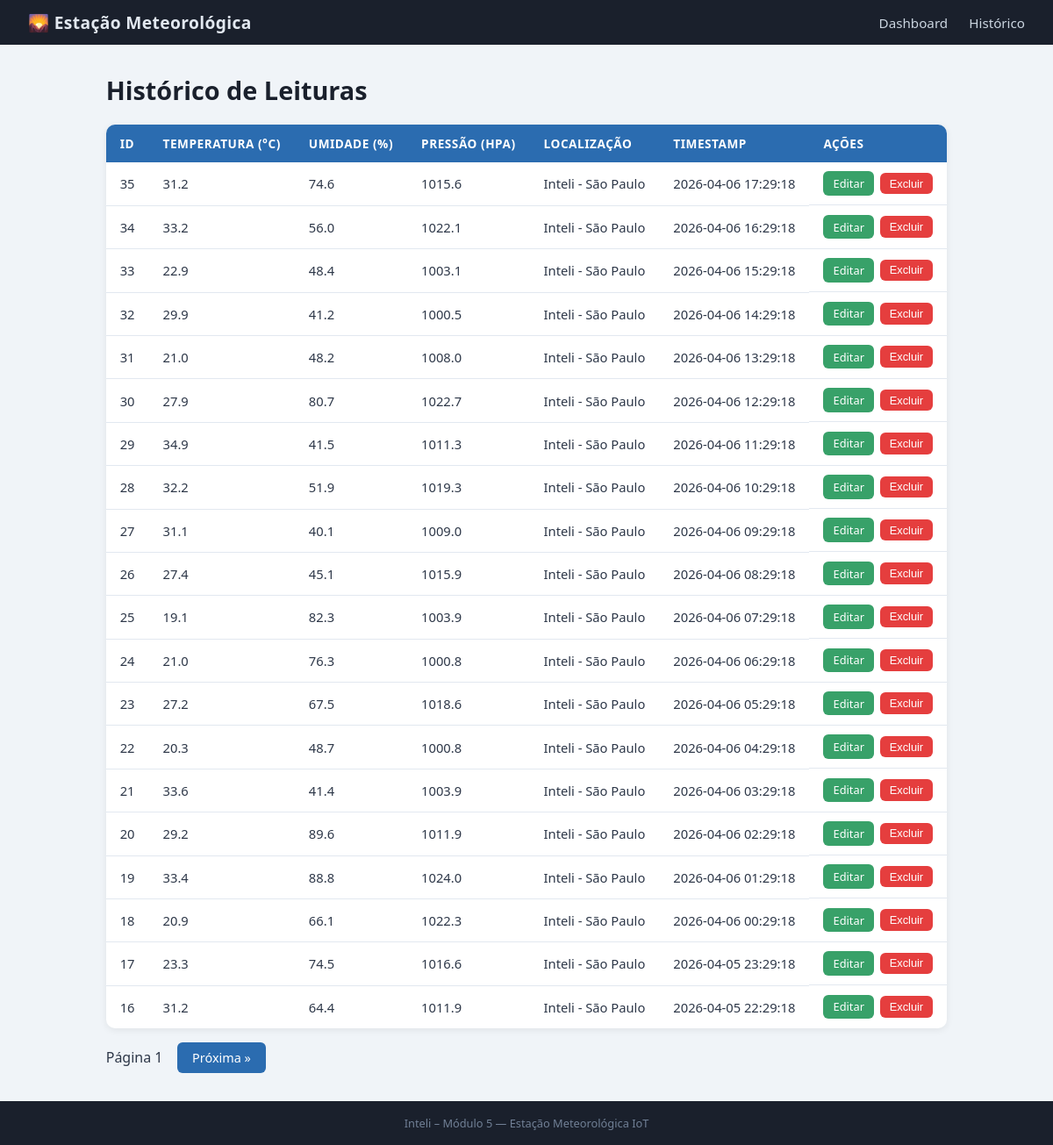
The app's page /historico, older data.
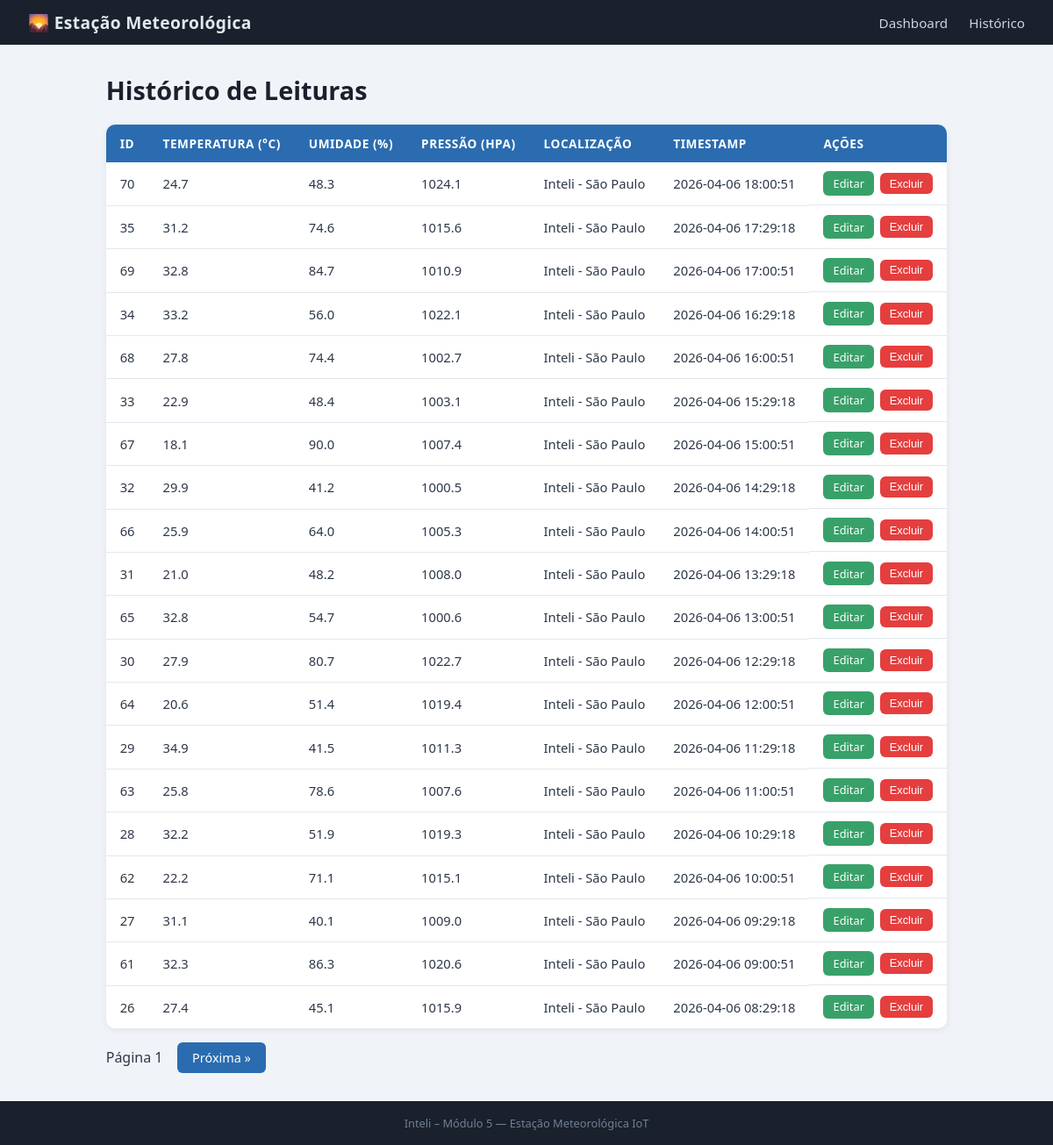
The same page, newer data.
### tables this page shows
CREATE TABLE leituras (
        id          INTEGER PRIMARY KEY AUTOINCREMENT,
        temperatura REAL    NOT NULL,
        umidade     REAL    NOT NULL,
        pressao     REAL,
        localizacao TEXT    DEFAULT 'Inteli - São Paulo',
        timestamp   DATETIME DEFAULT (datetime('now','localtime'))
    );

### app.py (the view)
@app.route("/historico")
def historico():
    page = int(request.args.get("page", 1))
    per_page = 20
    offset = (page - 1) * per_page
    leituras = database.listar_leituras(limit=per_page, offset=offset)
    return render_template("historico.html", leituras=leituras, page=page)

### database.py (called while the page is built)
def get_connection():
    conn = sqlite3.connect(DB_PATH)
    conn.row_factory = sqlite3.Row
    conn.execute("PRAGMA journal_mode=WAL")
    return conn

def listar_leituras(limit=100, offset=0):
    conn = get_connection()
    rows = conn.execute(
        "SELECT * FROM leituras ORDER BY timestamp DESC LIMIT ? OFFSET ?",
        (limit, offset),
    ).fetchall()
    conn.close()
    return [dict(r) for r in rows]

### templates/historico.html (shortened to what this page needs)
{% extends "base.html" %}
{% block content %}
<h1>Histórico de Leituras</h1>
<table class="tabela">
  <thead>
    <tr>
      <th>ID</th>
      <th>Temperatura (°C)</th>
      <th>Umidade (%)</th>
      <th>Pressão (hPa)</th>
      <th>Localização</th>
      <th>Timestamp</th>
      <th>Ações</th>
    </tr>
  </thead>
  <tbody>
    {% for l in leituras %}
    <tr>
      <td>{{ l.id }}</td>
      <td>{{ l.temperatura }}</td>
      <td>{{ l.umidade }}</td>
      <td>{{ l.pressao or "—" }}</td>
      <td>{{ l.localizacao }}</td>
      <td>{{ l.timestamp }}</td>
      <td class="actions">
        <a class="btn btn-sm btn-edit" href="{{ url_for('editar', leitura_id=l.id) }}">Editar</a>
        <form method="POST" action="{{ url_for('deletar_view', leitura_id=l.id) }}"
              onsubmit="return confirm('Deseja excluir a leitura #{{ l.id }}?')">
          <button type="submit" class="btn btn-sm btn-delete">Excluir</button>
        </form>
      </td>
    </tr>
    {% else %}
    <tr><td colspan="7" class="empty">Nenhuma leitura encontrada.</td></tr>
    {% endfor %}
  </tbody>
</table>
<div class="pagination">
  <span>Página {{ page }}</span>
  {% if leituras | length == 20 %}
  <a class="btn" href="{{ url_for('historico', page=page+1) }}">Próxima &raquo;</a>
  {% endif %}
</div>
{% endblock %}

Row changes from the older to the newer data that the page shows:
no longer on this page (row unchanged): leituras: id "25", temperatura "19.1", umidade "82.3", pressao "1003.9", localizacao "Inteli - São Paulo", timestamp "2026-04-06 07:29:18"
no longer on this page (row unchanged): leituras: id "24", temperatura "21.0", umidade "76.3", pressao "1000.8", localizacao "Inteli - São Paulo", timestamp "2026-04-06 06:29:18"
no longer on this page (row unchanged): leituras: id "23", temperatura "27.2", umidade "67.5", pressao "1018.6", localizacao "Inteli - São Paulo", timestamp "2026-04-06 05:29:18"
no longer on this page (row unchanged): leituras: id "22", temperatura "20.3", umidade "48.7", pressao "1000.8", localizacao "Inteli - São Paulo", timestamp "2026-04-06 04:29:18"
no longer on this page (row unchanged): leituras: id "21", temperatura "33.6", umidade "41.4", pressao "1003.9", localizacao "Inteli - São Paulo", timestamp "2026-04-06 03:29:18"
no longer on this page (row unchanged): leituras: id "20", temperatura "29.2", umidade "89.6", pressao "1011.9", localizacao "Inteli - São Paulo", timestamp "2026-04-06 02:29:18"
no longer on this page (row unchanged): leituras: id "19", temperatura "33.4", umidade "88.8", pressao "1024.0", localizacao "Inteli - São Paulo", timestamp "2026-04-06 01:29:18"
no longer on this page (row unchanged): leituras: id "18", temperatura "20.9", umidade "66.1", pressao "1022.3", localizacao "Inteli - São Paulo", timestamp "2026-04-06 00:29:18"
no longer on this page (row unchanged): leituras: id "17", temperatura "23.3", umidade "74.5", pressao "1016.6", localizacao "Inteli - São Paulo", timestamp "2026-04-05 23:29:18"
no longer on this page (row unchanged): leituras: id "16", temperatura "31.2", umidade "64.4", pressao "1011.9", localizacao "Inteli - São Paulo", timestamp "2026-04-05 22:29:18"
added leituras: id "70", temperatura "24.7", umidade "48.3", pressao "1024.1", localizacao "Inteli - São Paulo", timestamp "2026-04-06 18:00:51"
added leituras: id "69", temperatura "32.8", umidade "84.7", pressao "1010.9", localizacao "Inteli - São Paulo", timestamp "2026-04-06 17:00:51"
added leituras: id "68", temperatura "27.8", umidade "74.4", pressao "1002.7", localizacao "Inteli - São Paulo", timestamp "2026-04-06 16:00:51"
added leituras: id "67", temperatura "18.1", umidade "90.0", pressao "1007.4", localizacao "Inteli - São Paulo", timestamp "2026-04-06 15:00:51"
added leituras: id "66", temperatura "25.9", umidade "64.0", pressao "1005.3", localizacao "Inteli - São Paulo", timestamp "2026-04-06 14:00:51"
added leituras: id "65", temperatura "32.8", umidade "54.7", pressao "1000.6", localizacao "Inteli - São Paulo", timestamp "2026-04-06 13:00:51"
added leituras: id "64", temperatura "20.6", umidade "51.4", pressao "1019.4", localizacao "Inteli - São Paulo", timestamp "2026-04-06 12:00:51"
added leituras: id "63", temperatura "25.8", umidade "78.6", pressao "1007.6", localizacao "Inteli - São Paulo", timestamp "2026-04-06 11:00:51"
added leituras: id "62", temperatura "22.2", umidade "71.1", pressao "1015.1", localizacao "Inteli - São Paulo", timestamp "2026-04-06 10:00:51"
added leituras: id "61", temperatura "32.3", umidade "86.3", pressao "1020.6", localizacao "Inteli - São Paulo", timestamp "2026-04-06 09:00:51"
